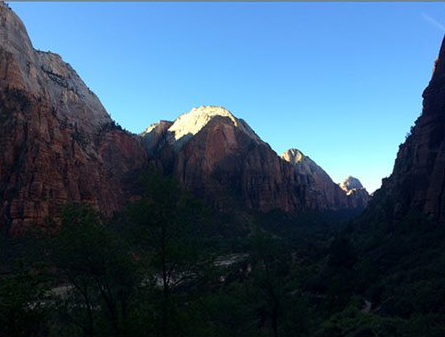
#> input picture gamma-correction/gamma.png, 445 x 337 px
$ python main.py
#> lines starting #> are read from the running program, lines starting #| are printed output that depends on the picture
import cv2
import numpy as np
import matplotlib.pyplot as plt

def gamma_correction(image_path, gamma=1.0):
#> called with image_path = 'gamma.png', gamma = 0.4
    image = cv2.imread(image_path, cv2.IMREAD_GRAYSCALE)
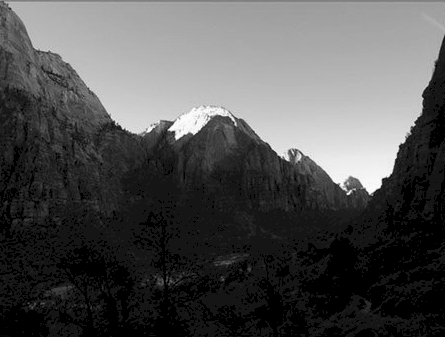
#> image: shape (337, 445); min 0, max 255, mean 81.9

    corrected_image = np.power(image / 255.0, gamma) * 255.0
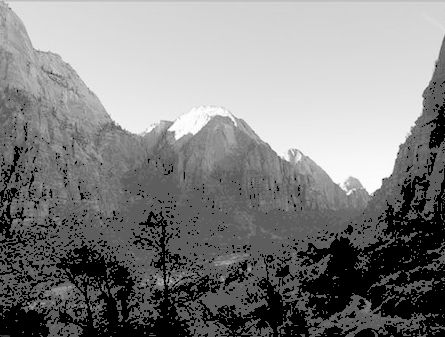
#> corrected_image: shape (337, 445) float64; min 0, max 255, mean 131
    corrected_image = np.clip(corrected_image, 0, 255).astype(np.uint8)

    plt.figure(figsize=(10, 5))

    plt.subplot(1, 2, 1)
    plt.imshow(image, cmap='gray')
    plt.title('Orjinal Görüntü')

    plt.subplot(1, 2, 2)
    plt.imshow(corrected_image, cmap='gray')
    plt.title(f'Gamma Düzeltme (Gamma={gamma})')

    plt.show()
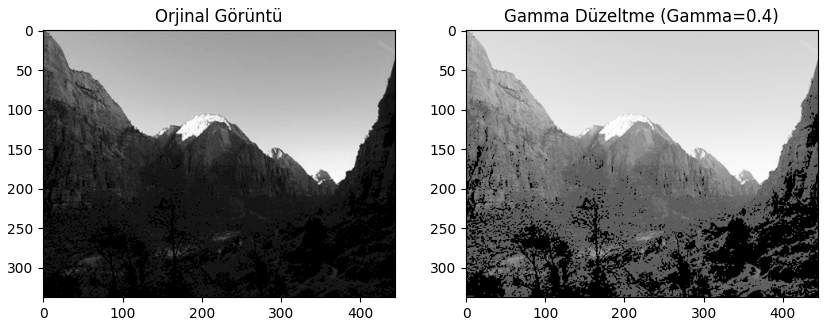
#> figure drawn by matplotlib, 2 panels

image_path = "gamma.png"
gamma_correction(image_path, gamma=0.4)
